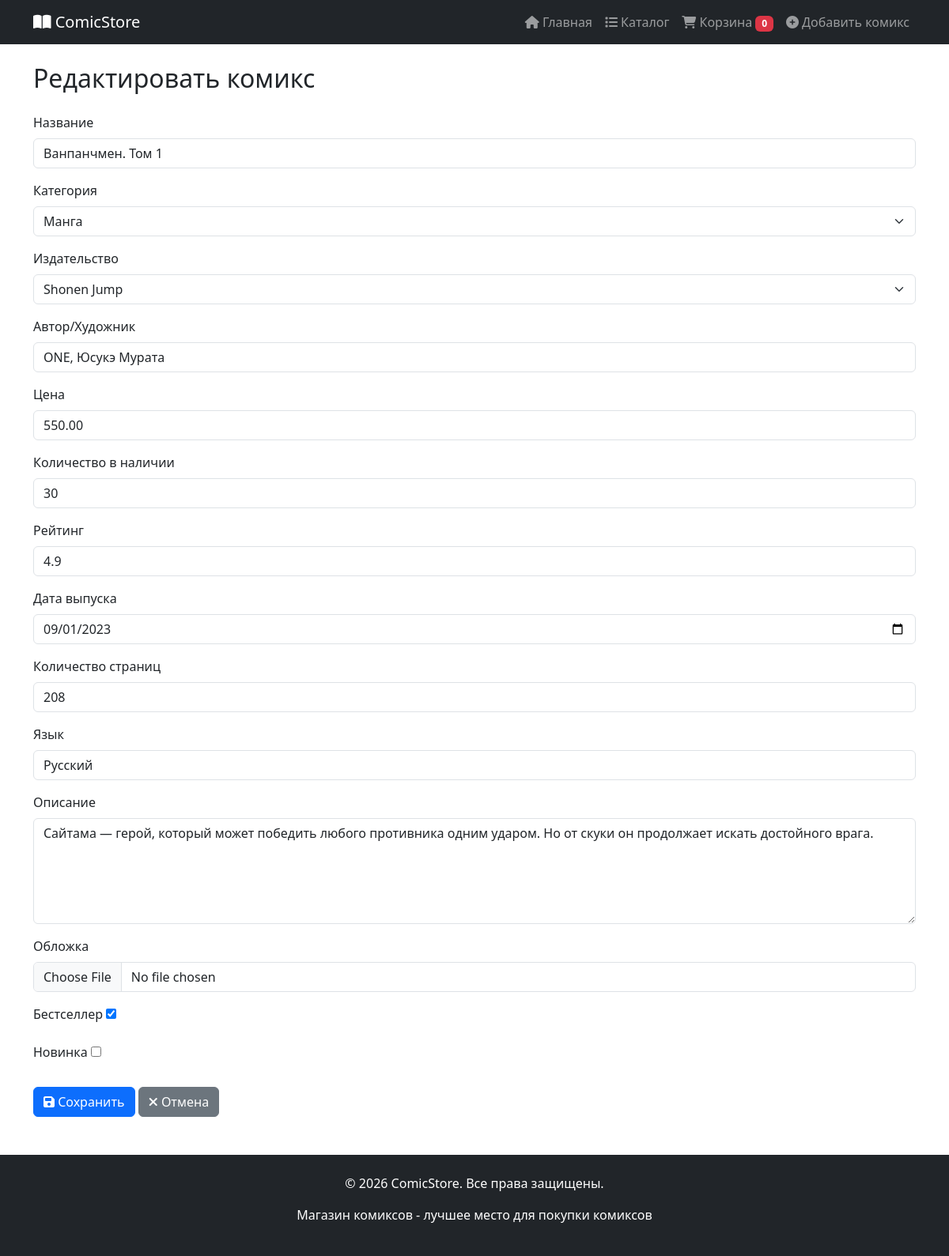
The page /update/onepunch-man-1/ on the database its author committed.
### store/models.py (models this page shows, shortened)
class Comic(models.Model):
    title = models.CharField('Название', max_length=200)
    slug = models.SlugField('URL', unique=True, max_length=200)
    category = models.ForeignKey(
        Category,
        on_delete=models.CASCADE,
        verbose_name='Категория',
        related_name='comics'
    )
    publisher = models.ForeignKey(
        Publisher,
        on_delete=models.CASCADE,
        verbose_name='Издательство',
        related_name='comics'
    )
    author = models.CharField('Автор/Художник', max_length=200)
    price = models.DecimalField(
        'Цена',
        max_digits=10,
        decimal_places=2,
        validators=[MinValueValidator(0)]
    )
    stock = models.IntegerField(
        'Количество в наличии',
        default=0,
        validators=[MinValueValidator(0)]
    )
    rating = models.FloatField(
        'Рейтинг',
        default=0,
        validators=[MinValueValidator(0), MaxValueValidator(5)]
    )
    release_date = models.DateField('Дата выпуска')
    pages = models.IntegerField('Количество страниц')
    language = models.CharField('Язык', max_length=50, default='Русский')
    description = models.TextField('Описание')
    cover_image = models.ImageField(
        'Обложка',
        upload_to='comics/',
        blank=True,
        null=True
    )
    image_url = models.URLField(
        'Ссылка на изображение',
        max_length=500,
        blank=True,
        null=True,
        help_text='Вставьте ссылку на картинку (будет использоваться вместо загруженного файла)'
    )
    preview_pages = models.JSONField(
    'Страницы отрывка',
    default=list,
    blank=True,
    help_text='Список URL изображений страниц в формате JSON, например ["https://...", "..."]'
    )
    is_bestseller = models.BooleanField('Бестселлер', default=False)
    is_new = models.BooleanField('Новинка', default=True)
    created_at = models.DateTimeField('Дата добавления', auto_now_add=True)
    updated_at = models.DateTimeField('Дата обновления', auto_now=True)
    class Meta:
        verbose_name = 'Комикс'
        verbose_name_plural = 'Комиксы'
        ordering = ['-created_at', 'title']

### store/views.py (the view, shortened to what this page needs)
# urls.py: path('update/<slug:slug>/', views.ComicUpdateView.as_view(), name='comic_update'),
class ComicUpdateView(UpdateView):
    model = Comic
    form_class = ComicForm
    template_name = 'comic_form.html'
    success_url = reverse_lazy('store:comic_list')   # ← исправлено

### store/models.py (called while the page is built)
    def __str__(self):
        return self.name

    def __str__(self):
        return self.name

### store/templates/comic_form.html (shortened to what this page needs)
{% extends 'base.html' %}
{% load static %}
{% block content %}
<div class="container mt-4">
    <h2>{% if form.instance.pk %}Редактировать{% else %}Добавить новый{% endif %} комикс</h2>
    <form method="post" enctype="multipart/form-data" class="mt-4">
        {% for field in form %}
        <div class="mb-3">
            <label for="{{ field.id_for_label }}" class="form-label">{{ field.label }}</label>
            {{ field }}
        </div>
        {% endfor %}
        <div class="mt-4">
            <button type="submit" class="btn btn-primary">
                <i class="fas fa-save"></i> Сохранить
            </button>
            <a href="{% url 'store:comic_list' %}" class="btn btn-secondary">
                <i class="fas fa-times"></i> Отмена
            </a>
        </div>
    </form>
</div>
{% endblock %}

### store/templates/base.html (shortened to what this page needs)
<!DOCTYPE html>
<html lang="ru">
<head>
    <link href="https://cdn.jsdelivr.net/npm/bootstrap@5.3.0/dist/css/bootstrap.min.css" rel="stylesheet">
    <link rel="stylesheet" href="https://cdnjs.cloudflare.com/ajax/libs/font-awesome/6.4.0/css/all.min.css">
    {% load static %}
    <link rel="stylesheet" href="{% static 'store/css/style.css' %}">
</head>
<body>
    <nav class="navbar navbar-expand-lg navbar-dark bg-dark sticky-top">
        <div class="container">
            <a class="navbar-brand" href="{% url 'store:comic_list' %}">
                <i class="fas fa-book-open"></i> ComicStore
            </a>
            <div class="collapse navbar-collapse" id="navbarNav">
                <ul class="navbar-nav ms-auto">
                    <li class="nav-item">
                        <a class="nav-link" href="{% url 'store:comic_list' %}">
                            <i class="fas fa-home"></i> Главная
                        </a>
                    </li>
                    <li class="nav-item">
                        <a class="nav-link" href="{% url 'store:comic_list' %}">
                            <i class="fas fa-list"></i> Каталог
                        </a>
                    </li>
                    <li class="nav-item">
                        <a class="nav-link" href="{% url 'store:cart_detail' %}" id="cartLink">
                            <i class="fas fa-shopping-cart"></i> Корзина
                            <span id="cartCount" class="badge bg-danger">0</span>
                        </a>
                    </li>
                    <li class="nav-item">
                        <a class="nav-link" href="{% url 'store:comic_create' %}">
                            <i class="fas fa-plus-circle"></i> Добавить комикс
                        </a>
                    </li>
                </ul>
            </div>
        </div>
    </nav>
    <main>
        {% block content %}
        {% endblock %}
    </main>
    <footer class="bg-dark text-white mt-5 py-4">
        <div class="container text-center">
            <p>&copy; 2026 ComicStore. Все права защищены.</p>
            <p>Магазин комиксов - лучшее место для покупки комиксов</p>
        </div>
    </footer>
    <div class="toast-container position-fixed bottom-0 end-0 p-3">
    </div>
    {% load static %}
</body>
</html>

### store/static/store/css/style.css (style rules this page uses)
html, body { height: 100%; margin: 0; }
body { display: flex; flex-direction: column; }
main { flex: 1 0 auto; }
footer { flex-shrink: 0; }

### rows shown on the page
Comic: form "Ванпанчмен. Том 1" "Манга" "Shonen Jump" "ONE, Юсукэ Мурата" "550.00" "30" "4.9" "09/01/2023" "208" "Русский" "Сайтама — герой, который может победить любого противника одним ударом. Но от скуки он продолжает искать достойного врага." "☑"

### other values the page prints
{{ field.label }} "Название" "Категория" "Издательство" "Автор/Художник" "Цена" "Количество в наличии" "Рейтинг" "Дата выпуска" "Количество страниц" "Язык" "Описание" "Обложка" "Бестселлер" "Новинка"
